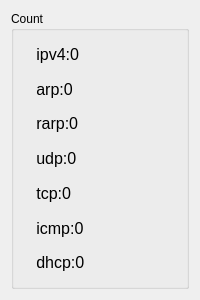
<?xml version="1.0" encoding="UTF-8"?>
<ui version="4.0">
 <class>Count</class>
 <widget class="QWidget" name="Count">
  <property name="geometry">
   <rect>
    <x>0</x>
    <y>0</y>
    <width>200</width>
    <height>300</height>
   </rect>
  </property>
  <property name="minimumSize">
   <size>
    <width>200</width>
    <height>300</height>
   </size>
  </property>
  <property name="maximumSize">
   <size>
    <width>200</width>
    <height>300</height>
   </size>
  </property>
  <property name="windowTitle">
   <string>Statistics</string>
  </property>
  <layout class="QGridLayout" name="gridLayout">
   <item row="0" column="0">
    <widget class="QGroupBox" name="groupBox">
     <property name="title">
      <string>Count</string>
     </property>
     <layout class="QGridLayout" name="gridLayout_2">
      <item row="0" column="0">
       <layout class="QVBoxLayout" name="verticalLayout">
        <item>
         <widget class="QLabel" name="labelIpv4">
          <property name="font">
           <font>
            <pointsize>12</pointsize>
           </font>
          </property>
          <property name="text">
           <string>   ipv4:0</string>
          </property>
         </widget>
        </item>
        <item>
         <widget class="QLabel" name="labelArp">
          <property name="font">
           <font>
            <pointsize>12</pointsize>
           </font>
          </property>
          <property name="text">
           <string>   arp:0</string>
          </property>
         </widget>
        </item>
        <item>
         <widget class="QLabel" name="labelRarp">
          <property name="font">
           <font>
            <pointsize>12</pointsize>
           </font>
          </property>
          <property name="text">
           <string>   rarp:0</string>
          </property>
         </widget>
        </item>
        <item>
         <widget class="QLabel" name="labelUdp">
          <property name="font">
           <font>
            <pointsize>12</pointsize>
           </font>
          </property>
          <property name="text">
           <string>   udp:0</string>
          </property>
         </widget>
        </item>
        <item>
         <widget class="QLabel" name="labelTcp">
          <property name="font">
           <font>
            <pointsize>12</pointsize>
           </font>
          </property>
          <property name="text">
           <string>   tcp:0</string>
          </property>
         </widget>
        </item>
        <item>
         <widget class="QLabel" name="labelIcmp">
          <property name="font">
           <font>
            <pointsize>12</pointsize>
           </font>
          </property>
          <property name="text">
           <string>   icmp:0</string>
          </property>
         </widget>
        </item>
        <item>
         <widget class="QLabel" name="labelDhcp">
          <property name="font">
           <font>
            <pointsize>12</pointsize>
           </font>
          </property>
          <property name="text">
           <string>   dhcp:0</string>
          </property>
         </widget>
        </item>
       </layout>
      </item>
     </layout>
    </widget>
   </item>
  </layout>
 </widget>
 <resources/>
 <connections/>
</ui>
